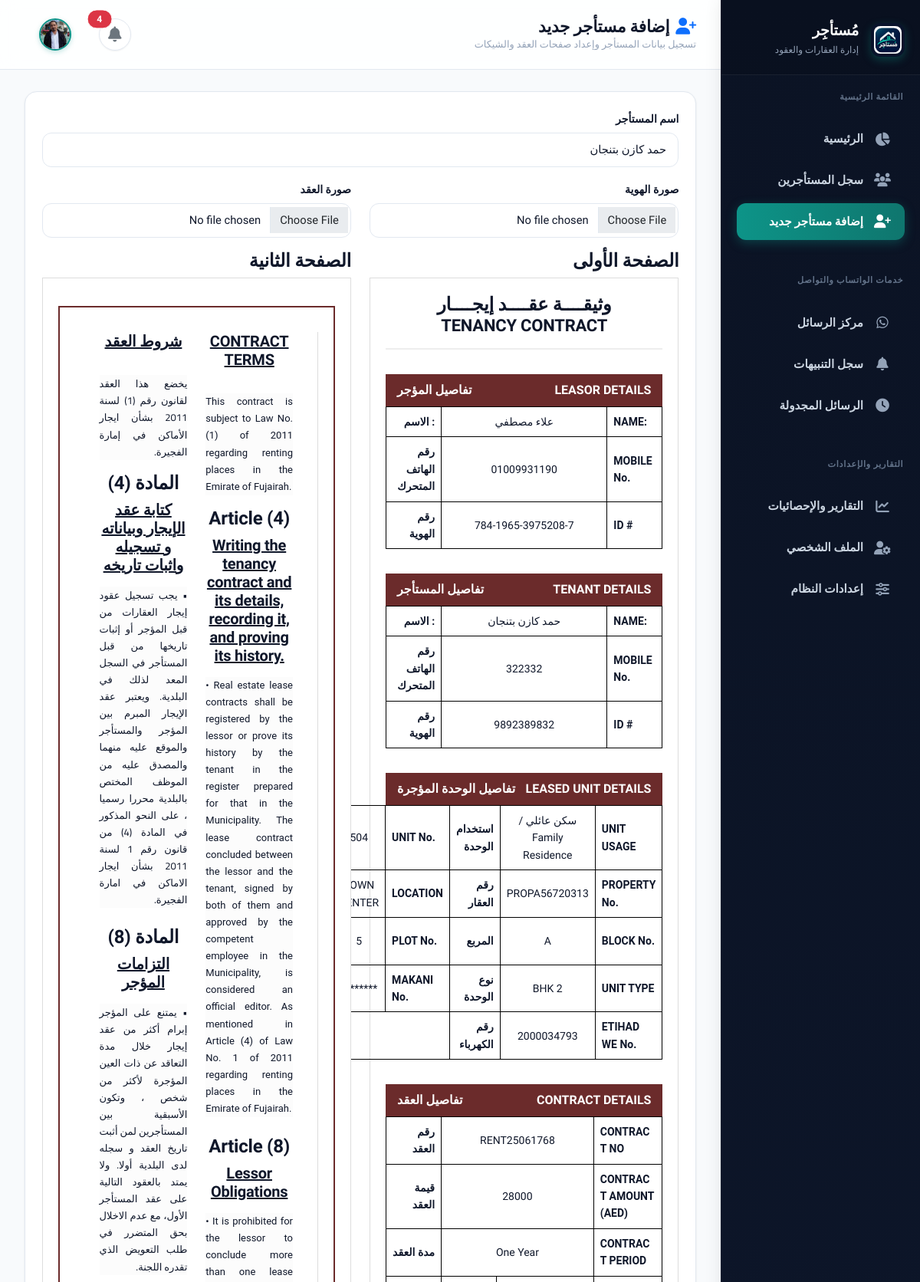
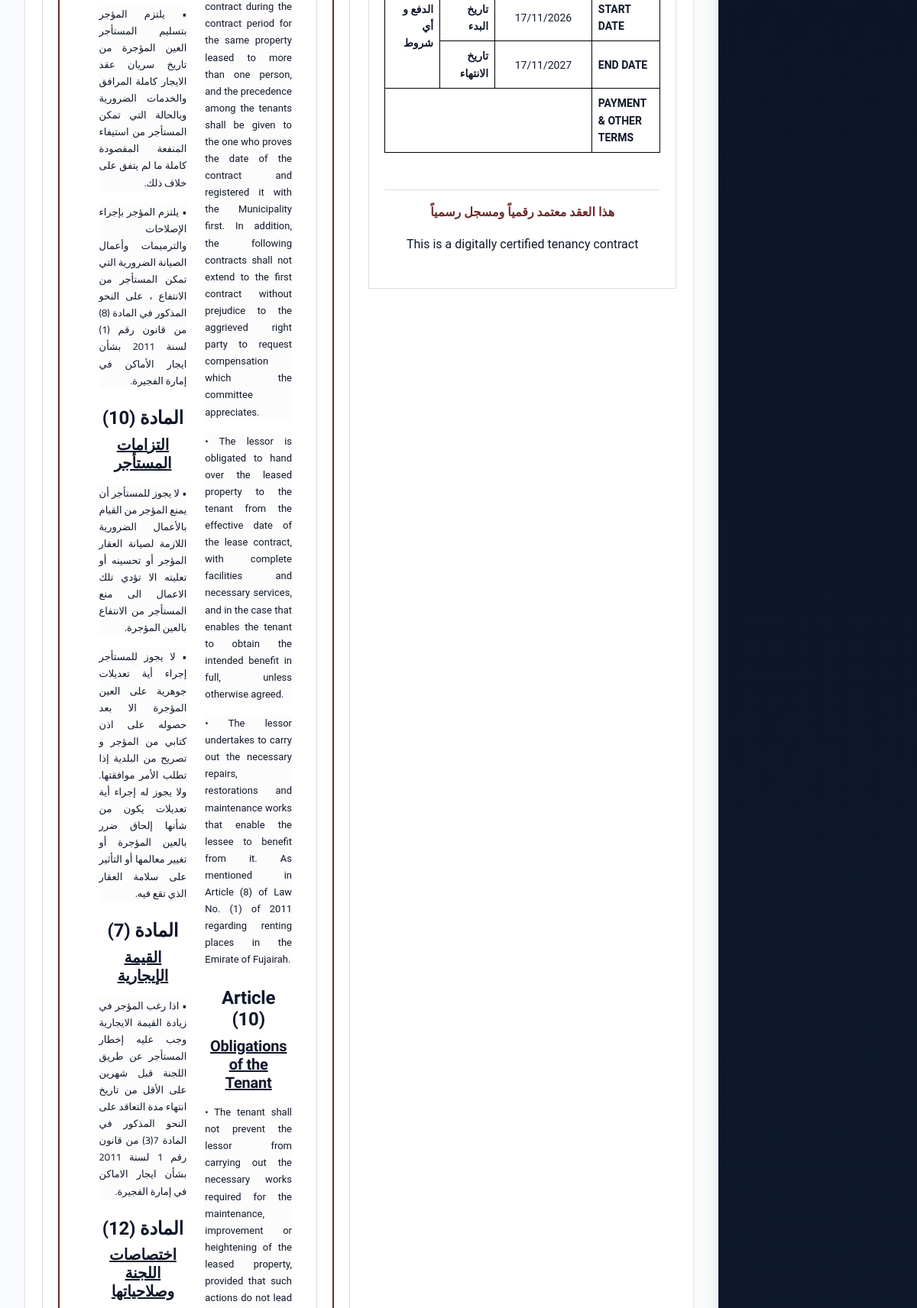
Screenshot of /add-tenant?copy_id=7 (signed in, upper part) with the database file from the repository (2 pictures, top to bottom).
### tables this page shows
CREATE TABLE admin_profile (
        id INTEGER PRIMARY KEY AUTOINCREMENT,
        username TEXT NOT NULL,
        password TEXT NOT NULL,
        full_name TEXT DEFAULT 'مدير النظام',
        email TEXT DEFAULT 'admin@mostager.com',
        avatar TEXT DEFAULT 'avatar.png',
        phone TEXT DEFAULT '',
        updated_at TIMESTAMP DEFAULT CURRENT_TIMESTAMP
    );

CREATE TABLE tenants (
                id INTEGER PRIMARY KEY AUTOINCREMENT,
                tenant_name TEXT NOT NULL,
                page_one_content TEXT NOT NULL,
                page_two_content TEXT NOT NULL,
                created_at TIMESTAMP DEFAULT CURRENT_TIMESTAMP,
                updated_at TIMESTAMP DEFAULT CURRENT_TIMESTAMP
            , tenant_phone TEXT, start_date TEXT, end_date TEXT, id_image TEXT, contract_image TEXT, contract_type TEXT, payment_count INTEGER, check_images TEXT, has_commitment TEXT, maintenance_responsibility TEXT, notes TEXT, commercial_license_number TEXT, commercial_license_image TEXT);

### app.py (the view, shortened to what this page needs)
        @self.app.route('/add-tenant', methods=['GET', 'POST'])
        def add_tenant():
            if 'logged_in' not in session:
                return redirect(url_for('login'))
            copy_id = request.args.get('copy_id')
            tenant_data = None
            if copy_id:
                conn = sqlite3.connect('database.db')
                cursor = conn.cursor()
                cursor.execute('SELECT * FROM tenants WHERE id = ?', (copy_id,))
                tenant_data = cursor.fetchone()
                conn.close()
            return render_template('add_tenant.html', tenant_data=tenant_data)

### app.py (called while the page is built, shortened)
    def get_admin_profile(self):
        try:
            conn = sqlite3.connect('database.db')
            cursor = conn.cursor()
            cursor.execute('SELECT id, username, password, full_name, email, avatar, phone FROM admin_profile LIMIT 1')
            row = cursor.fetchone()
            conn.close()
            if row:
                return {
                    'id': row[0],
                    'username': row[1],
                    'password': row[2],
                    'full_name': row[3] or 'مدير النظام',
                    'email': row[4] or 'admin@mostager.com',
                    'avatar': row[5] or 'avatar.png',
                    'phone': row[6] or ''
                }
        except Exception as e:
            print(f"Error fetching admin profile: {e}")

### templates/add_tenant.html (shortened to what this page needs)
{% extends "base.html" %}
{% block content %}
<div class="container-fluid p-0">
    <div class="row g-0">
        {% include '_sidebar.html' %}
        <main class="col-lg-10 ms-sm-auto main-content">
            <div class="app-topbar">
                <div class="topbar-title-group">
                    <div class="d-flex align-items-center gap-2">
                        <h2>
                            <i class="fas fa-user-plus text-primary"></i>
                            إضافة مستأجر جديد
                        </h2>
                    </div>
                    <p class="topbar-subtitle">تسجيل بيانات المستأجر وإعداد صفحات العقد والشيكات</p>
                </div>
                <div class="topbar-actions d-flex align-items-center gap-2">
                    {% include '_header_actions.html' %}
                </div>
            </div>
            <div class="content-wrapper">
                <div class="card shadow-sm border-0">
                    <div class="card-body p-4">
            <form method="POST" id="tenantForm" enctype="multipart/form-data">
                <div class="mb-3">
                    <label for="tenant_name" class="form-label">اسم المستأجر</label>
                    <input type="text" class="form-control" id="tenant_name" name="tenant_name"
                           value="{% if tenant_data %}{{ tenant_data[1] }}{% endif %}" required>
                </div>
                <div class="row mb-3">
                    <div class="col-md-6">
                        <label for="id_image" class="form-label">صورة الهوية</label>
                        <input type="file" class="form-control" id="id_image" name="id_image" accept="image/*">
                    </div>
                    <div class="col-md-6">
                        <label for="contract_image" class="form-label">صورة العقد</label>
                        <input type="file" class="form-control" id="contract_image" name="contract_image" accept="image/*">
                    </div>
                </div>
                <div class="row">
                    <div class="col-md-6">
                        <h4>الصفحة الأولى</h4>
                        <div id="page_one_container" style="border: 1px solid #ddd; padding: 20px; background: white;">
                            {% if tenant_data %}
                                {{ tenant_data[2]|safe }}
                            {% else %}
                                {% include 'contract_page_one_content.html' %}
                            {% endif %}
                        </div>
                    </div>
                    <div class="col-md-6">
                        <h4>الصفحة الثانية</h4>
                        <div id="page_two_container" style="border: 1px solid #ddd; padding: 20px; background: white;">
                            {% if tenant_data %}
                                {{ tenant_data[3]|safe }}
                            {% else %}
                                {% include 'contract_page_two_content.html' %}
                            {% endif %}
                        </div>
                    </div>
                </div>
                    </form>
                </div>
            </div>
        </div>
    </main>
</div>
</div>
{% endblock %}

### templates/_header_actions.html (shortened to what this page needs)
<div class="d-flex align-items-center gap-3">
    <div class="dropdown" id="headerNotificationsDropdown">
        <button class="btn btn-icon-round position-relative" type="button" id="notifBellBtn" data-bs-toggle="dropdown" aria-expanded="false" title="التنبيهات والإشعارات">
            <i class="fas fa-bell fs-5 text-secondary"></i>
            <span class="position-absolute top-0 start-100 translate-middle badge rounded-pill bg-danger border border-white" id="notifBadge" style="display: none; font-size: 0.68rem; padding: 0.3em 0.55em;">
                <span id="notifCount">0</span>
            </span>
        </button>
    </div>
    <div class="dropdown">
        <button class="btn p-0 d-flex align-items-center gap-2 border-0 bg-transparent" type="button" id="adminHeaderMenu" data-bs-toggle="dropdown" aria-expanded="false" title="حساب مدير النظام">
            <div class="header-user-avatar">
                {% if current_admin and current_admin.avatar and current_admin.avatar != 'avatar.png' %}
                    <img src="{{ url_for('static', filename='uploads/' + current_admin.avatar) }}" alt="Avatar" class="avatar-img" onerror="this.onerror=null; this.src='/static/avatar.png';">
                {% else %}
                    <img src="{{ url_for('static', filename='avatar.png') }}" alt="Avatar" class="avatar-img">
                {% endif %}
            </div>
        </button>
    </div>
</div>

### rows the page displays
admin_profile: avatar (picture)
tenants: tenant_name "حمد كازن بتنجان", page_one_content "وثيقــــة عقــــد إيجــــار TENANCY CONTRACT LEASOR DETAILS تفاصيل المؤجر NAME: علاء مصطفي : الاسم MOBILE No. 01009931190 رقم الهاتف المتحرك ID # 784-1965-3975208-7 رقم الهوية TENANT DETAILS تفاصيل المستأجر NAME: حمد كازن بتنجان : الاسم MOBILE No. 322332 رقم الهاتف المتحرك ID # 9892389832 رقم الهوية LEASED UNIT DETAILS تفاصيل الوحدة المؤجرة UNIT USAGE سكن عائلي / Family Residence استخدام الوحدة UNIT No. 504 PROPERTY No. PROPA56720313 رقم العقار LOCATION TOWN CENTER BLOCK No. A المربع PLOT No. 5 UNIT TYPE 2 BHK نوع الوحدة MAKANI No. ******** ETIHAD WE No. 2000034793 رقم الكهرباء CONTRACT DETAILS تفاصيل العقد CONTRACT NO RENT25061768 رقم العقد CONTRACT AMOUNT (AED) 28000 قيمة العقد CONTRACT…", page_two_content "CONTRACT TERMS This contract is subject to Law No. (1) of 2011 regarding renting places in the Emirate of Fujairah. Article (4) Writing the tenancy contract and its details, recording it, and proving its history. • Real estate lease contracts shall be registered by the lessor or prove its history by the tenant in the register prepared for that in the Municipality. The lease contract concluded between the lessor and the tenant, signed by both of them and approved by the competent employee in the Municipality, is considered an official editor. As mentioned in Article (4) of Law No. 1 of 2011 regarding renting places in the Emirate of Fujairah. Article (8) Lessor Obligations • It is prohibited…"
